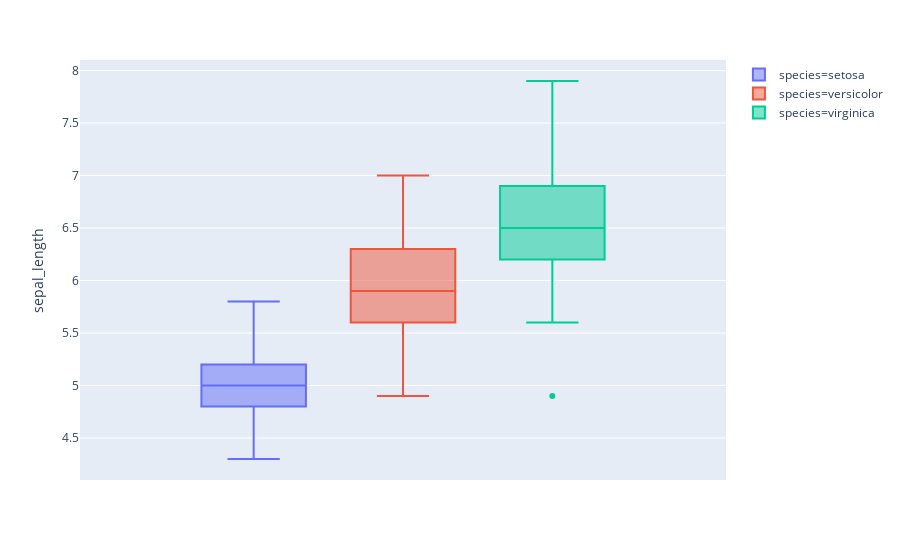

The cell this chart's notebook holds for it:
### Code cell
px.box(iris, y='sepal_length', color='species')

### Figure 1 — Plotly figure (JSON) as saved in the notebook; plotly's stock layout.template omitted (floating-point values rounded to 4 significant figures)
{"data": [{"alignmentgroup": "True", "hoverlabel": {"namelength": 0}, "hovertemplate": "species=setosa<br>sepal_length=%{y}", "legendgroup": "species=setosa", "marker": {"color": "#636efa"}, "name": "species=setosa", "notched": false, "offsetgroup": "species=setosa", "orientation": "v", "showlegend": true, "type": "box", "x0": " ", "xaxis": "x", "y": [5.1, 4.9, 4.7, 4.6, 5, 5.4, 4.6, 5, 4.4, 4.9, 5.4, 4.8, 4.8, 4.3, 5.8, 5.7, 5.4, 5.1, 5.7, 5.1, 5.4, 5.1, 4.6, 5.1, 4.8, 5, 5, 5.2, 5.2, 4.7, 4.8, 5.4, 5.2, 5.5, 4.9, 5, 5.5, 4.9, 4.4, 5.1, 5, 4.5, 4.4, 5, 5.1, 4.8, 5.1, 4.6, 5.3, 5], "y0": " ", "yaxis": "y"}, {"alignmentgroup": "True", "hoverlabel": {"namelength": 0}, "hovertemplate": "species=versicolor<br>sepal_length=%{y}", "legendgroup": "species=versicolor", "marker": {"color": "#EF553B"}, "name": "species=versicolor", "notched": false, "offsetgroup": "species=versicolor", "orientation": "v", "showlegend": true, "type": "box", "x0": " ", "xaxis": "x", "y": [7, 6.4, 6.9, 5.5, 6.5, 5.7, 6.3, 4.9, 6.6, 5.2, 5, 5.9, 6, 6.1, 5.6, 6.7, 5.6, 5.8, 6.2, 5.6, 5.9, 6.1, 6.3, 6.1, 6.4, 6.6, 6.8, 6.7, 6, 5.7, 5.5, 5.5, 5.8, 6, 5.4, 6, 6.7, 6.3, 5.6, 5.5, 5.5, 6.1, 5.8, 5, 5.6, 5.7, 5.7, 6.2, 5.1, 5.7], "y0": " ", "yaxis": "y"}, {"alignmentgroup": "True", "hoverlabel": {"namelength": 0}, "hovertemplate": "species=virginica<br>sepal_length=%{y}", "legendgroup": "species=virginica", "marker": {"color": "#00cc96"}, "name": "species=virginica", "notched": false, "offsetgroup": "species=virginica", "orientation": "v", "showlegend": true, "type": "box", "visible": true, "x0": " ", "xaxis": "x", "y": [6.3, 5.8, 7.1, 6.3, 6.5, 7.6, 4.9, 7.3, 6.7, 7.2, 6.5, 6.4, 6.8, 5.7, 5.8, 6.4, 6.5, 7.7, 7.7, 6, 6.9, 5.6, 7.7, 6.3, 6.7, 7.2, 6.2, 6.1, 6.4, 7.2, 7.4, 7.9, 6.4, 6.3, 6.1, 7.7, 6.3, 6.4, 6, 6.9, 6.7, 6.9, 5.8, 6.8, 6.7, 6.7, 6.3, 6.5, 6.2, 5.9], "y0": " ", "yaxis": "y"}], "layout": {"autosize": true, "boxmode": "group", "legend": {"tracegroupgap": 0}, "margin": {"t": 60}, "xaxis": {"anchor": "y", "autorange": true, "domain": [0, 1], "range": [-0.5031, 0.5031], "type": "category"}, "yaxis": {"anchor": "x", "autorange": true, "domain": [0, 1], "range": [4.1, 8.1], "title": {"text": "sepal_length"}, "type": "linear"}}}
